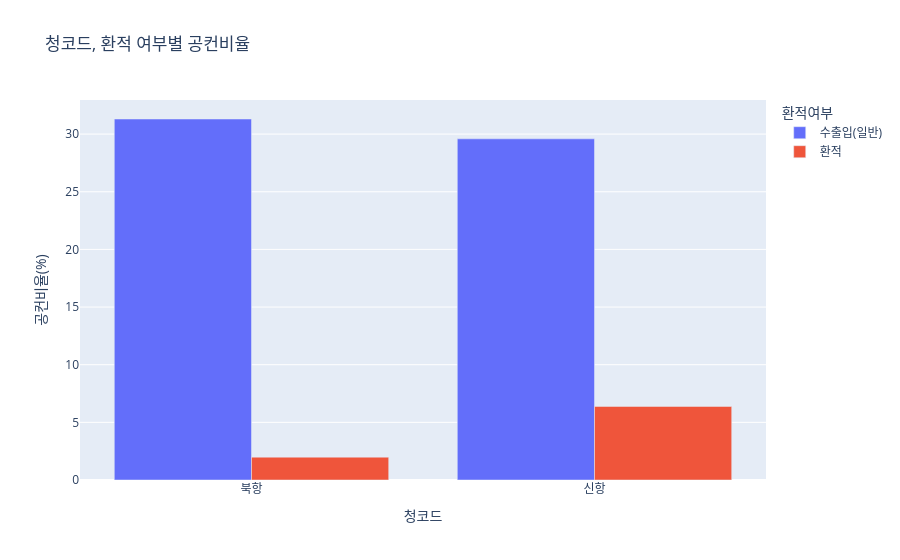

The code cell stored with this chart in its notebook:
### Code cell
teu = teu[teu['청코드'] != '감천']

    px.bar(
        teu,
        x='청코드',
        y='TEU FACTOR',
        color='환적여부',
        barmode='group',
    )
    st.plotly_chart(teu_fig)
fig.show()

### Figure 1 — Plotly figure (JSON) as saved in the notebook; plotly's stock layout.template omitted (floating-point values rounded to 4 significant figures)
{"data": [{"alignmentgroup": "True", "hovertemplate": "환적여부=수출입(일반)<br>청코드=%{x}<br>공컨비율(%)=%{y}<extra></extra>", "legendgroup": "수출입(일반)", "marker": {"color": "#636efa", "pattern": {"shape": ""}}, "name": "수출입(일반)", "offsetgroup": "수출입(일반)", "orientation": "v", "showlegend": true, "textposition": "auto", "x": ["북항", "신항"], "xaxis": "x", "y": [31.31, 29.59], "yaxis": "y", "type": "bar"}, {"alignmentgroup": "True", "hovertemplate": "환적여부=환적<br>청코드=%{x}<br>공컨비율(%)=%{y}<extra></extra>", "legendgroup": "환적", "marker": {"color": "#EF553B", "pattern": {"shape": ""}}, "name": "환적", "offsetgroup": "환적", "orientation": "v", "showlegend": true, "textposition": "auto", "x": ["북항", "신항"], "xaxis": "x", "y": [1.98, 6.38], "yaxis": "y", "type": "bar"}], "layout": {"xaxis": {"anchor": "y", "domain": [0.0, 1.0], "title": {"text": "청코드"}}, "yaxis": {"anchor": "x", "domain": [0.0, 1.0], "title": {"text": "공컨비율(%)"}}, "legend": {"title": {"text": "환적여부"}, "tracegroupgap": 0}, "title": {"text": "청코드, 환적 여부별 공컨비율"}, "barmode": "group"}}
